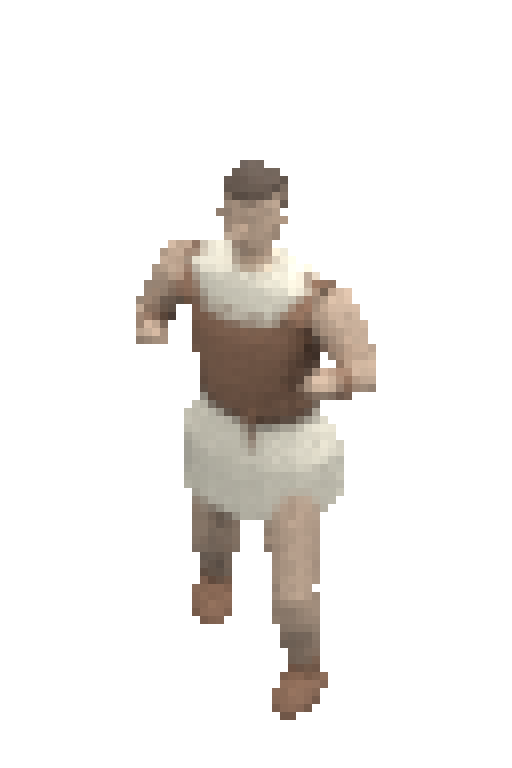
#> input picture art_studies/player-unarmed-v02/guides/female-input-8x.png, 512 x 768 px
$ python -i fourgroup_intake.py   (imports and definitions only)
#> lines starting #> are read from the running program, lines starting #| are printed output that depends on the picture; after the words box and inside, x2 and y2 are one past the last pixel; in counts of white or black regions, pixels touching at a corner belong together
#> further down, picture is the input picture: PIL image 512x768 RGBA; mean R, G, B, A 25.4, 22.8, 20.3, 41.3
#!/usr/bin/env python3
"""Split four-position character lineups with background-seeking seams.

The originals are never modified. Three dynamic vertical seams travel through
the lowest-detail background between subjects. Each crop masks pixels belonging
to neighboring regions back to the estimated row background, which avoids the
usual problem where a rectangular quarter-cut includes a neighbor's weapon.
"""

from __future__ import annotations

import argparse
import csv
import hashlib
import json
import math
from pathlib import Path

import numpy as np
from PIL import Image, ImageDraw, ImageFont


IMAGE_EXTENSIONS = {".png", ".jpg", ".jpeg", ".webp"}
FACTION_PRIORS = ("faction_north", "faction_stonewood", "faction_dustwind", "faction_riverspill")
RESAMPLING = getattr(Image, "Resampling", Image)


# [13 lines left out: functions sha256_file, source_files, not called in this run]


def shifted(values: np.ndarray, offset: int) -> np.ndarray:
    result = np.full_like(values, np.inf)
    if offset < 0:
        result[:offset] = values[-offset:]
    elif offset > 0:
        result[offset:] = values[:-offset]
    else:
        result[:] = values
    return result


def minimum_seam(cost: np.ndarray, nominal_fraction: float) -> tuple[np.ndarray, dict]:
    height, width = cost.shape
    # The four subjects are positionally stable. Keep the cut close to the
    # midpoint so a low-cost seam cannot route around (and therefore retain)
    # most of a neighboring body.
    half_band = max(10, round(width * 0.045))
    nominal = round(width * nominal_fraction)
    x0 = max(1, nominal - half_band)
    x1 = min(width - 1, nominal + half_band + 1)
    band = cost[:, x0:x1].copy()
    band_width = band.shape[1]
    xs = np.arange(x0, x1)
    band += 0.65 * ((xs - nominal) / max(1, half_band)) ** 2

    max_step = max(2, round(width * 0.004))
    offsets = np.arange(-max_step, max_step + 1)
    back = np.zeros((height, band_width), dtype=np.int16)
    previous = band[0]
    for row in range(1, height):
        candidates = np.stack([shifted(previous, int(offset)) for offset in offsets])
        choices = np.argmin(candidates, axis=0)
        back[row] = offsets[choices]
        previous = band[row] + candidates[choices, np.arange(band_width)]

    seam = np.zeros(height, dtype=np.int32)
    seam[-1] = int(np.argmin(previous))
    for row in range(height - 1, 0, -1):
        seam[row - 1] = seam[row] - int(back[row, seam[row]])
        seam[row - 1] = int(np.clip(seam[row - 1], 0, band_width - 1))
    seam += x0
    seam_cost = cost[np.arange(height), seam]
    return seam, {
        "mean_cost": float(np.mean(seam_cost)),
        "p95_cost": float(np.percentile(seam_cost, 95)),
        "max_excursion": float(np.max(np.abs(seam - nominal)) / width),
    }


def estimate_row_background(rgb: np.ndarray) -> np.ndarray:
    """Estimate the studio backdrop with a per-row color mode, not a median.

    Four bodies can occupy more than half a row, which makes an RGB median turn
    into clothing-colored smears. The backdrop is comparatively uniform, so its
    quantized modal color remains the most common even when it is not a majority.
    """
    height, width, _ = rgb.shape
    sample = np.clip(rgb[:, :: max(1, width // 700)], 0, 255).astype(np.uint8)
    quantized = (sample // 8).astype(np.int32)
    packed = quantized[:, :, 0] * 1024 + quantized[:, :, 1] * 32 + quantized[:, :, 2]
    background = np.empty((height, 3), dtype=np.float32)
    for row in range(height):
        value = int(np.bincount(packed[row], minlength=32768).argmax())
        background[row] = ((value // 1024) * 8 + 4, ((value // 32) % 32) * 8 + 4, (value % 32) * 8 + 4)

    # Suppress one-row mode changes caused by a weapon or floor highlight.
    radius = max(2, round(height * 0.006))
    padded = np.pad(background, ((radius, radius), (0, 0)), mode="edge")
    smoothed = np.empty_like(background)
    for row in range(height):
        smoothed[row] = np.median(padded[row : row + 2 * radius + 1], axis=0)
    return smoothed


def analyze_image(image: Image.Image) -> tuple[list[np.ndarray], list[dict], np.ndarray]:
    original_width, original_height = image.size
#> original_width = 512; original_height = 768
    analysis_width = min(520, original_width)
#> analysis_width = 512
    analysis_height = max(1, round(original_height * analysis_width / original_width))
#> analysis_height = 768
    small = image.convert("RGB").resize((analysis_width, analysis_height), RESAMPLING.LANCZOS)
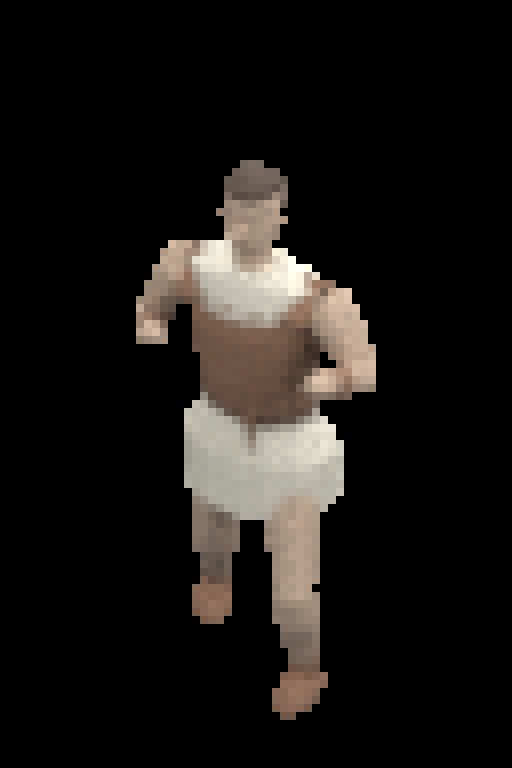
#> small: PIL image 512x768 RGB; mean R, G, B 25.4, 22.8, 20.3
    rgb = np.asarray(small, dtype=np.float32)

    # Lineup backgrounds are horizontally stable (white, gray, or blue-gray).
    # The per-row median models both flat backdrops and vertical studio gradients.
    row_background = estimate_row_background(rgb)[:, None, :]
#> in estimate_row_background, `packed = quantized[:, :, 0] * 1024 + quantized[:, :, 1] * 32 + quantiz..`:
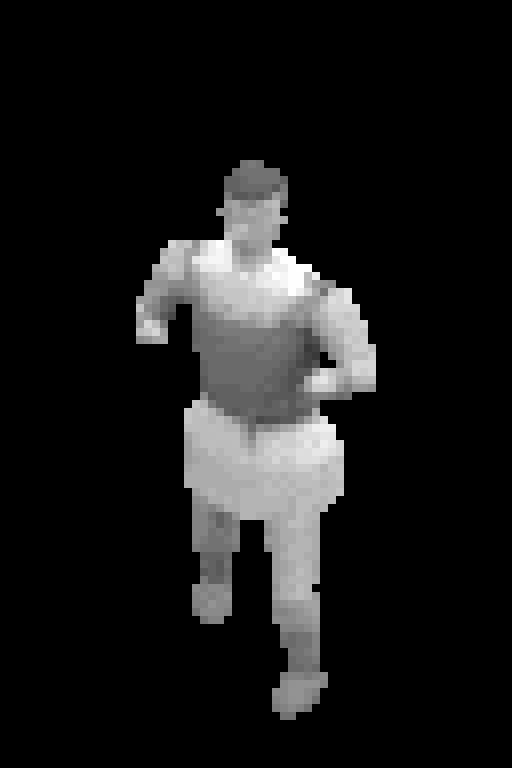
#> packed: shape (768, 512) int32; min 0, max 32767, mean 3274.1; drawn with min black and max white
#> after the loop in estimate_row_background, `for row in range(height):`: background = 768 rows, first 8: [4, 4, 4], [4, 4, 4], [4, 4, 4], [4, 4, 4], [4, 4, 4], [4, 4, 4], [4, 4, 4], [4, 4, 4]
#> in estimate_row_background, `padded = np.pad(background, ((radius, radius), (0, 0)), mode="edge")`: padded = 778 rows, first 8: [4, 4, 4], [4, 4, 4], [4, 4, 4], [4, 4, 4], [4, 4, 4], [4, 4, 4], [4, 4, 4], [4, 4, 4]
#> after the loop in estimate_row_background, `for row in range(height):`: smoothed has the same summary as background
#> row_background has the same summary as background in estimate_row_background
    distance = np.sqrt(np.sum((rgb - row_background) ** 2, axis=2))
    gray = np.mean(rgb, axis=2)
    grad_x = np.abs(np.diff(gray, axis=1, prepend=gray[:, :1]))
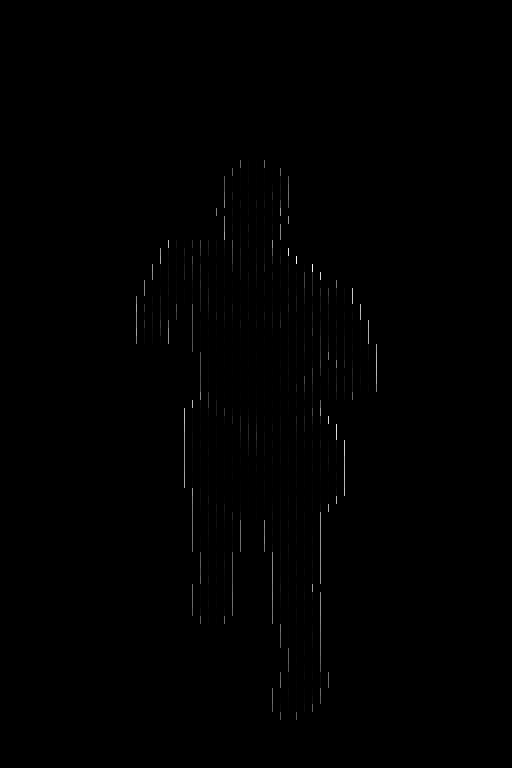
#> grad_x: shape (768, 512) float32; min 0, max 249, mean 0.7
    grad_y = np.abs(np.diff(gray, axis=0, prepend=gray[:1, :]))
    texture = grad_x + grad_y
    cost = np.clip(distance / 34.0, 0, 6) + np.clip(texture / 28.0, 0, 5)
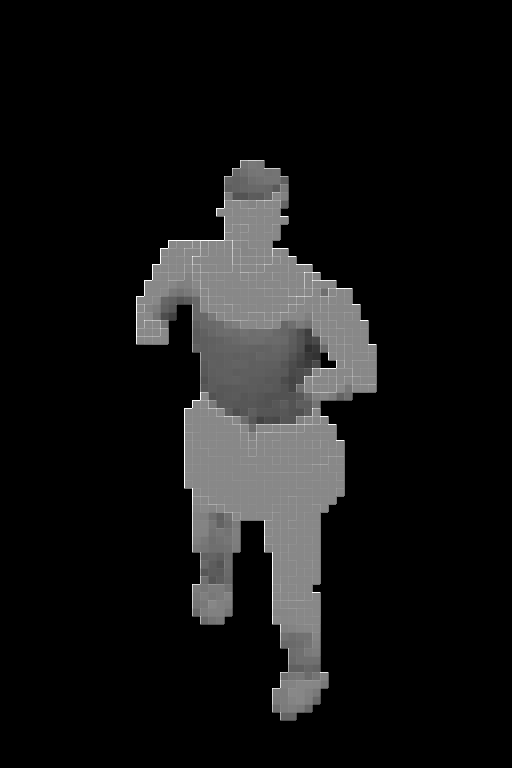
#> cost: shape (768, 512) float32; min 0.204, max 11, mean 1.1; drawn with min black and max white

    seams_small = []
    metrics = []
    foreground = (distance > 26) | (texture > 24)
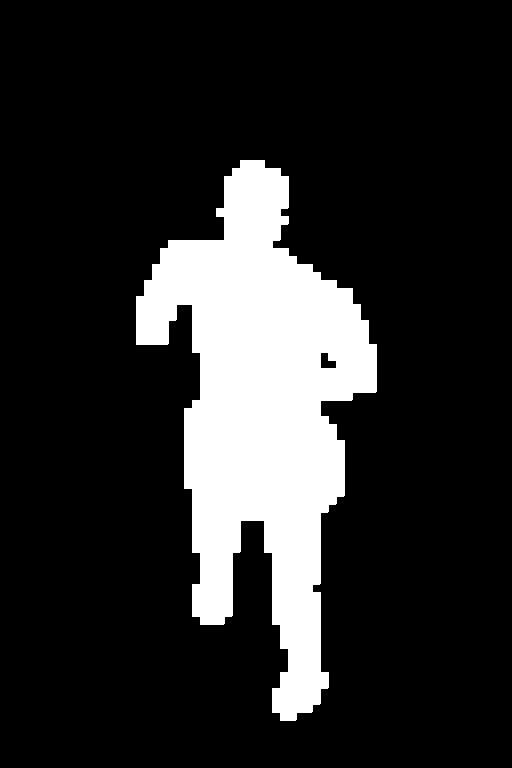
#> foreground: shape (768, 512) bool; 16.5% white; 1 white region, box (x1, y1, x2, y2) and area: (136, 160, 377, 721) 64750
    for fraction in (0.25, 0.50, 0.75):
        seam, metric = minimum_seam(cost, fraction)
        neighborhood = []
        for delta in range(-2, 3):
            x = np.clip(seam + delta, 0, analysis_width - 1)
            neighborhood.append(foreground[np.arange(analysis_height), x])
        metric["foreground_fraction"] = float(np.mean(np.stack(neighborhood)))
        metric["risk"] = "high" if metric["foreground_fraction"] > 0.16 or metric["p95_cost"] > 3.2 else (
            "medium" if metric["foreground_fraction"] > 0.08 or metric["p95_cost"] > 2.3 else "low"
        )
        seams_small.append(seam)
        metrics.append(metric)
#> this loop made 3 passes
#> pass 1, in minimum_seam, `band = cost[:, x0:x1].copy()`:
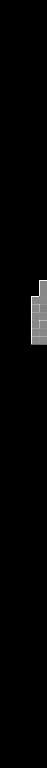
#> band: shape (768, 47) float32; min 0.204, max 11, mean 0.363; drawn with min black and max white
#> pass 2, in minimum_seam (call 2), `band = cost[:, x0:x1].copy()`:
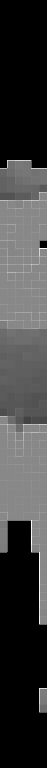
#> band: shape (768, 47) float32; min 0.204, max 11, mean 2.91; drawn with min black and max white
#> after the loop, metrics = 3 items; seams_small = 3 items

    source_rows = np.arange(original_height)
#> source_rows = 768 values from 0 to 767
    analysis_rows = np.linspace(0, original_height - 1, analysis_height)
#> analysis_rows = 768 values from 0 to 767
    seams = [
        np.rint(np.interp(source_rows, analysis_rows, seam) * original_width / analysis_width).astype(np.int32)
        for seam in seams_small
    ]
#> seams = 3 items
    full_rgb = np.asarray(image.convert("RGB"), dtype=np.float32)
    return seams, metrics, estimate_row_background(full_rgb)
#> in estimate_row_background (call 2), `background = np.empty((height, 3), dtype=np.float32)`: background = 768 rows, first 8: [0.0194, 4.57e-41, 3.8e+11], [3.09e-41, 3.8e+11, 3.09e-41], [3.8e+11, 3.09e-41, 2.37e-38], [2.37e-38, 2.37e-38, 2.37e-38], [2.37e-38, 2.37e-38, 2.37e-38], [2.37e-38, 2.37e-38, 2.37e-38], [2.37e-38, 2.37e-38, 2.37e-38], [2.37e-38, 2.37e-38, 2.37e-38]
#> after the loop in estimate_row_background (call 2), `for row in range(height):`: background = 768 rows, first 8: [4, 4, 4], [4, 4, 4], [4, 4, 4], [4, 4, 4], [4, 4, 4], [4, 4, 4], [4, 4, 4], [4, 4, 4]
#> in estimate_row_background (call 2), `smoothed = np.empty_like(background)`: smoothed = 768 rows, first 8: [0.0194, 4.57e-41, 0.0194], [4.57e-41, 3.8e+11, 3.09e-41], [3.8e+11, 3.09e-41, 3.8e+11], [3.09e-41, 1.45e-41, 4.57e-41], [3.8e+11, 3.09e-41, 1.58e-42], [4.57e-41, 3.8e+11, 3.09e-41], [1.45e-41, 4.57e-41, 3.8e+11], [3.09e-41, 1.58e-42, 4.57e-41]
#> after the loop in estimate_row_background (call 2), `for row in range(height):`: smoothed has the same summary as background


# [162 lines left out: functions mask_slot, overlay_image, make_contact_sheets, make_crop_audit_sheet, run, parse_args, not called in this run]


# [5 lines not run here, left out]

>>> from PIL import Image
>>> picture = Image.open('../../../art_studies/player-unarmed-v02/guides/female-input-8x.png')
>>> result = analyze_image(picture)
